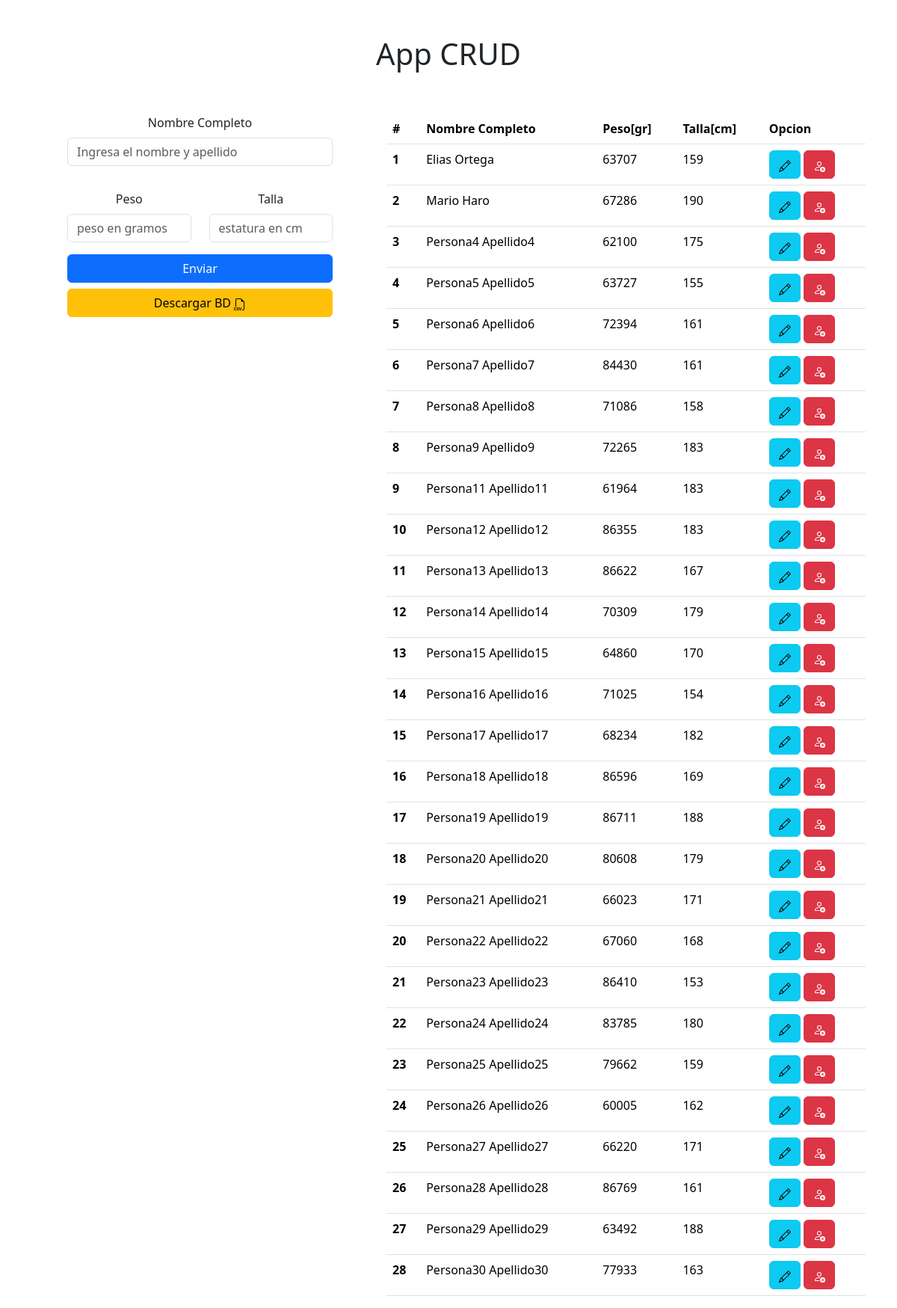
The page / on the database its author committed.
### web/models.py (models this page shows)
class Persona(models.Model):
    nombre_completo = models.CharField(max_length=50)
    peso = models.IntegerField()
    talla = models.IntegerField()

### web/views.py (the view, shortened to what this page needs)
# urls.py: path('', views.index, name='index'),
def index(request):
    if request.method =='GET':
        personas = Persona.objects.all()
        return render(request, 'index.html', {'personas':personas})

### web/templates/index.html (shortened to what this page needs)
<!doctype html>
<html lang="en">
  <head>
    <link href="https://cdn.jsdelivr.net/npm/bootstrap@5.3.3/dist/css/bootstrap.min.css" rel="stylesheet">
  </head>
  <body>
      <div class="container">
        <h1 class="py-5 text-center"> App CRUD</h1>
        <div class="row">
            <div class="col-5">
                <form action="" method="post" class="px-5 text-center">
                    <div class="mb-3">
                        <label for="exampleFormControlInput1" class="form-label">Nombre Completo</label>
                        <input type="text" class="form-control" id="exampleFormControlInput1" name="nombre_completo" placeholder="Ingresa el nombre y apellido " required>
                    </div>
                    <div class="row pt-3">
                        <div class="col-6">
                            <div class="mb-3">
                                <label for="exampleFormControlInput1" class="form-label">Peso</label>
                                <input type="number" class="form-control" name="peso" id="exampleFormControlInput1" placeholder="peso en gramos" required>
                            </div>
                        </div>
                        <div class="col-6">
                            <div class="mb-3">
                                <label for="exampleFormControlInput1" class="form-label">Talla</label>
                                <input type="number" class="form-control" name="talla" id="exampleFormControlInput1" placeholder="estatura en cm" required>
                            </div>
                        </div>
                    </div>
                    <button type="submit" class="btn btn-primary col-12">Enviar</button>
                    <a href="descargar_bd" class="btn btn-warning col-12 mt-2">Descargar BD
                    </a>
                </form>
            </div>
            <div class="col-7">
                <table class="table">
                    <thead>
                      <tr>
                        <th scope="col">#</th>
                        <th scope="col">Nombre Completo</th>
                        <th scope="col">Peso[gr]</th>
                        <th scope="col">Talla[cm]</th>
                        <th scope="col">Opcion</th>
                      </tr>
                    </thead>
                    <tbody>
                        {% for persona in personas %}
                            <tr>
                                <th>{{forloop.counter}}</th>
                                <td>{{ persona.nombre_completo }}</td>
                                <td>{{ persona.peso }}</td>
                                <td>{{ persona.talla }}</td>
                                <td>
                                    <a href="ver_datos/{{persona.id}}" class="btn btn-info">
                                    </a>
                                    <a href="" class="btn btn-danger"  data-bs-toggle="modal" data-bs-target="#exampleModal{{forloop.counter}}">
                                    </a>
                                </td>
                            </tr>
                        {% endfor %}
                    </tbody>
                  </table>
            </div>
        </div>
    </div>
  </body>
</html>

### rows shown on the page
Persona: nombre_completo "Elias Ortega", peso "63707", talla "159"
Persona: nombre_completo "Mario Haro", peso "67286", talla "190"
Persona: nombre_completo "Persona4 Apellido4", peso "62100", talla "175"
Persona: nombre_completo "Persona5 Apellido5", peso "63727", talla "155"
Persona: nombre_completo "Persona6 Apellido6", peso "72394", talla "161"
Persona: nombre_completo "Persona7 Apellido7", peso "84430", talla "161"
Persona: nombre_completo "Persona8 Apellido8", peso "71086", talla "158"
Persona: nombre_completo "Persona9 Apellido9", peso "72265", talla "183"
Persona: nombre_completo "Persona11 Apellido11", peso "61964", talla "183"
Persona: nombre_completo "Persona12 Apellido12", peso "86355", talla "183"
Persona: nombre_completo "Persona13 Apellido13", peso "86622", talla "167"
Persona: nombre_completo "Persona14 Apellido14", peso "70309", talla "179"
Persona: nombre_completo "Persona15 Apellido15", peso "64860", talla "170"
Persona: nombre_completo "Persona16 Apellido16", peso "71025", talla "154"
Persona: nombre_completo "Persona17 Apellido17", peso "68234", talla "182"
Persona: nombre_completo "Persona18 Apellido18", peso "86596", talla "169"
Persona: nombre_completo "Persona19 Apellido19", peso "86711", talla "188"
Persona: nombre_completo "Persona20 Apellido20", peso "80608", talla "179"
Persona: nombre_completo "Persona21 Apellido21", peso "66023", talla "171"
Persona: nombre_completo "Persona22 Apellido22", peso "67060", talla "168"
Persona: nombre_completo "Persona23 Apellido23", peso "86410", talla "153"
Persona: nombre_completo "Persona24 Apellido24", peso "83785", talla "180"
Persona: nombre_completo "Persona25 Apellido25", peso "79662", talla "159"
Persona: nombre_completo "Persona26 Apellido26", peso "60005", talla "162"
Persona: nombre_completo "Persona27 Apellido27", peso "66220", talla "171"
Persona: nombre_completo "Persona28 Apellido28", peso "86769", talla "161"
Persona: nombre_completo "Persona29 Apellido29", peso "63492", talla "188"
Persona: nombre_completo "Persona30 Apellido30", peso "77933", talla "163"
